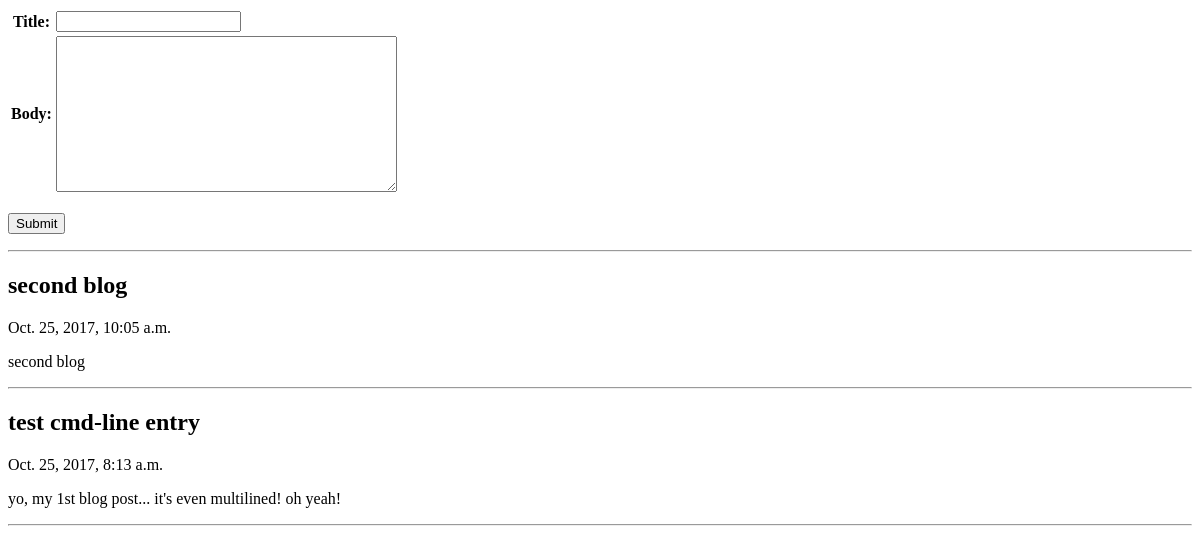
The page /blog/ on the database as committed earlier.
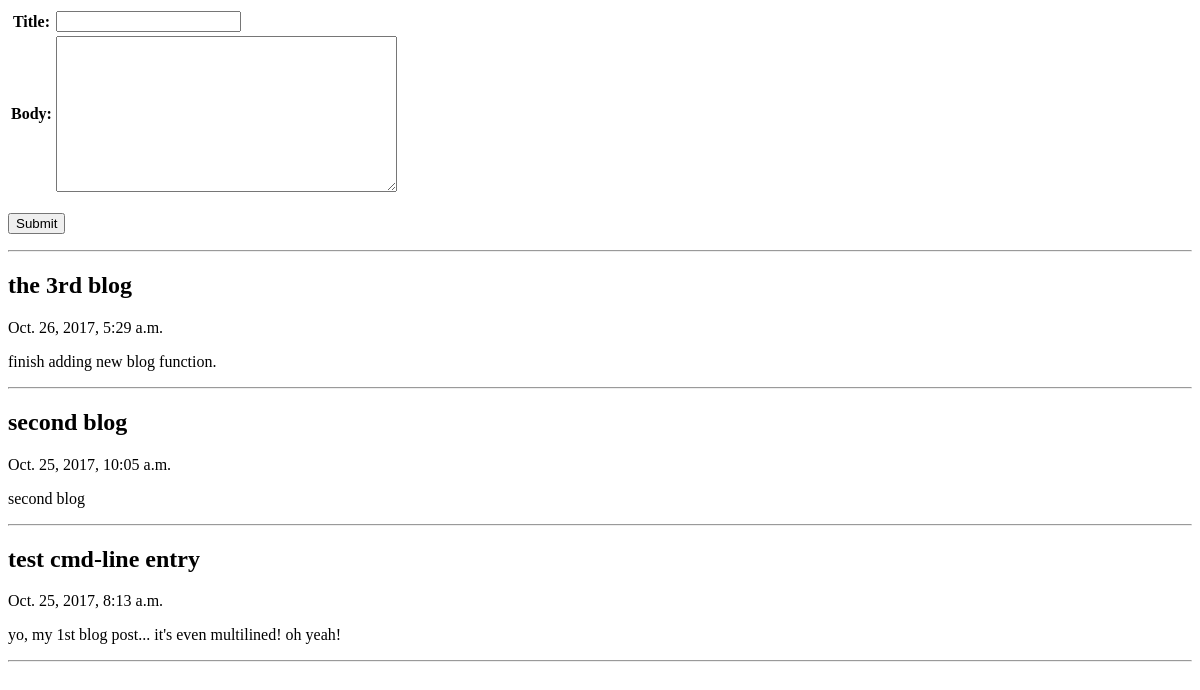
The same page on the database as committed later.
### jdh_blog/models.py (models this page shows)
class BlogPost(models.Model):
    title = models.CharField(max_length = 150)
    body = models.TextField()
    timestamp = models.DateTimeField()

### jdh_blog/views.py (the view)
def archive(request):
    posts = BlogPost.objects.all().order_by('-timestamp')
    t = loader.get_template("archive.html")
    return HttpResponse(t.render({'posts': posts, 'form' : BlogPostForm()}, request))

### jdh_blog/models.py
class BlogPostForm(forms.ModelForm):
    class Meta:
        model = BlogPost
        exclude = ('timestamp',)

### jdh_blog/templates/archive.html
<form action="/blog/create/" method="post"> {% csrf_token %}
    <table>{{ form }}</table><br>
    <input type=submit>
</form>
<hr>
{% for post in posts %}
    <h2>{{ post.title }}</h2>
    <p>{{ post.timestamp }}</p>
    <p>{{ post.body }}</p>
    <hr>
{% endfor %}

Rows that differ between the two databases and show on the page:
added BlogPost: title "the 3rd blog", timestamp "Oct. 26, 2017, 5:29 a.m.", body "finish adding new blog function."
